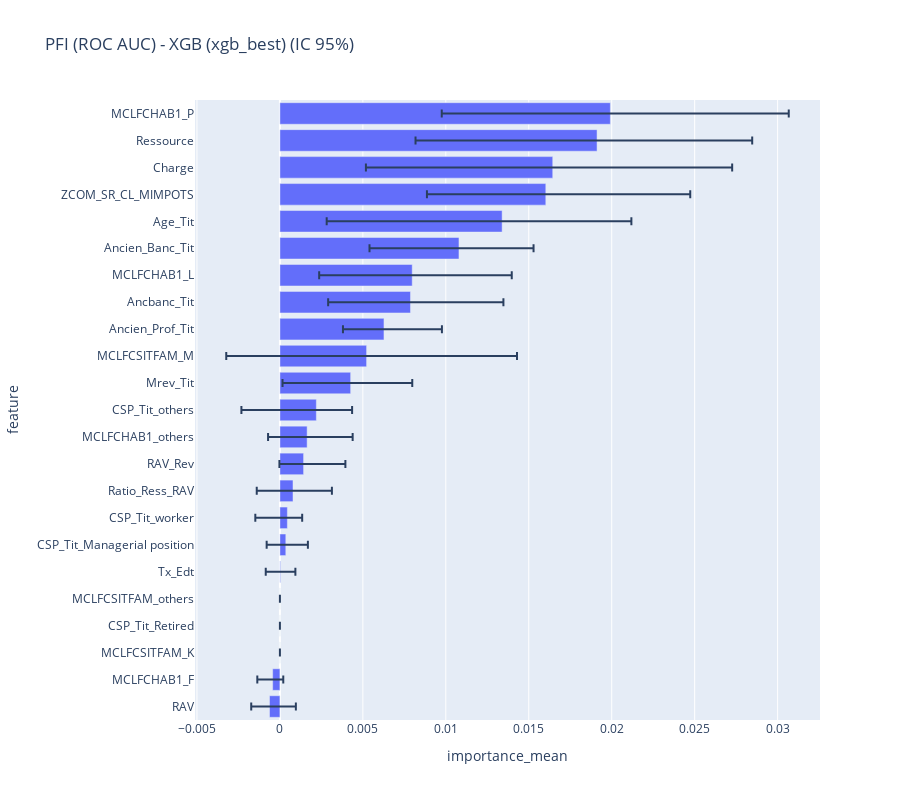

Notebook code for this chart:
### Markdown cell above
### PFI Test

### Code cell
X_pfi, y_pfi = X_test, y_test

pfi_xgb = permutation_importance(
    xgb_best,
    X_pfi,
    y_pfi,
    n_repeats=40,
    scoring="roc_auc",
    random_state=42,
    n_jobs=-1
)

# IC via quantiles des répétitions (axis=1 = par feature)
q025 = np.quantile(pfi_xgb.importances, 0.025, axis=1)
q975 = np.quantile(pfi_xgb.importances, 0.975, axis=1)

pfi_xgb_df = (
    pd.DataFrame({
        "feature": X_pfi.columns,
        "importance_mean": pfi_xgb.importances_mean,
        "importance_std": pfi_xgb.importances_std,
        "q025": q025,
        "q975": q975
    })
    .sort_values("importance_mean", ascending=False)
    .reset_index(drop=True)
)

# Colonnes d'erreurs (pour barres d'erreur asymétriques)
pfi_xgb_df["err_plus"] = (pfi_xgb_df["q975"] - pfi_xgb_df["importance_mean"]).clip(lower=0)
pfi_xgb_df["err_minus"] = (pfi_xgb_df["importance_mean"] - pfi_xgb_df["q025"]).clip(lower=0)

print("Permutation Feature Importance ((xgb_best), avec IC 95%) :")
display(pfi_xgb_df.round(6))

# Graphique barres avec IC 95% en erreurs asymétriques

fig = px.bar(
    pfi_xgb_df,
    x="importance_mean",
    y="feature",
    error_x="err_plus",
    error_x_minus="err_minus",
    orientation="h",
    title="PFI (ROC AUC) - XGB (xgb_best) (IC 95%)",
    height=800
)
fig.update_layout(yaxis=dict(autorange="reversed"), xaxis_title="importance_mean")
fig.show()

### Figure 1 — Plotly figure (JSON) as saved in the notebook; plotly's stock layout.template omitted (floating-point values rounded to 4 significant figures)
{"data": [{"error_x": {"array": [0.01075, 0.009352, 0.01082, 0.008706, 0.007791, 0.004495, 0.005999, 0.005602, 0.003493, 0.009065, 0.003714, 0.002155, 0.002744, 0.00252, 0.002345, 0.0008926, 0.001331, 0.0008955, 0.0, 0.0, 0.0, 0.00064, 0.001589], "arrayminus": [0.01016, 0.01094, 0.01126, 0.007166, 0.01057, 0.005393, 0.005609, 0.004962, 0.002472, 0.00846, 0.004106, 0.004517, 0.002354, 0.001457, 0.002186, 0.001932, 0.001154, 0.000892, 0.0, 0.0, 0.0, 0.0009245, 0.001102]}, "hovertemplate": "importance_mean=%{x}<br>feature=%{y}<extra></extra>", "legendgroup": "", "marker": {"color": "#636efa", "pattern": {"shape": ""}}, "name": "", "orientation": "h", "showlegend": false, "textposition": "auto", "type": "bar", "x": [0.01992, 0.01912, 0.01645, 0.01603, 0.01339, 0.01079, 0.007976, 0.00787, 0.006273, 0.005226, 0.004264, 0.002197, 0.001641, 0.001428, 0.0007892, 0.0004496, 0.0003559, 3.785e-05, 0.0, 0.0, 0.0, -0.0004375, -0.000627], "xaxis": "x", "y": ["MCLFCHAB1_P", "Ressource", "Charge", "ZCOM_SR_CL_MIMPOTS", "Age_Tit", "Ancien_Banc_Tit", "MCLFCHAB1_L", "Ancbanc_Tit", "Ancien_Prof_Tit", "MCLFCSITFAM_M", "Mrev_Tit", "CSP_Tit_others", "MCLFCHAB1_others", "RAV_Rev", "Ratio_Ress_RAV", "CSP_Tit_worker", "CSP_Tit_Managerial position", "Tx_Edt", "MCLFCSITFAM_others", "CSP_Tit_Retired", "MCLFCSITFAM_K", "MCLFCHAB1_F", "RAV"], "yaxis": "y"}], "layout": {"barmode": "relative", "height": 800, "legend": {"tracegroupgap": 0}, "title": {"text": "PFI (ROC AUC) - XGB (xgb_best) (IC 95%)"}, "xaxis": {"anchor": "y", "domain": [0, 1], "title": {"text": "importance_mean"}}, "yaxis": {"anchor": "x", "autorange": "reversed", "domain": [0, 1], "title": {"text": "feature"}}}}
